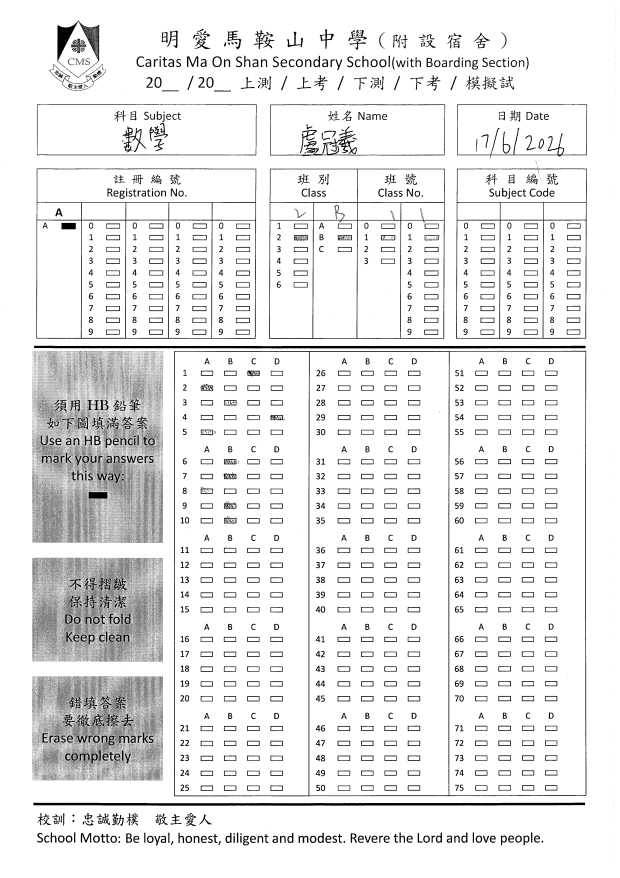
#> input picture samples/scans/2B_11.png, 2480 x 3509 px (shown at 1/4 size)
$ python scan_processing.py
#> lines starting #> are read from the running program, lines starting #| are printed output that depends on the picture; after the words box and inside, x2 and y2 are one past the last pixel; in counts of white or black regions, pixels touching at a corner belong together
#> (reads templates/CMS_mc_template.json from the repository)
#> further down, img is the input picture: shape (3509, 2480, 3); min 0, max 255, mean 233.3
### utils.py
import imutils
import cv2
import numpy as np
import json

# [58 lines left out: functions print_image, draw_contours, auto_resize, fix_coords, draw_template, not called in this run]

def get_template_bubble_centers(template):
    bubble_centers = []

    fields = template["fields"]
    for field in fields:
        bubble_config = field["bubble"]
        bubble_shape = bubble_config["shape"]
        bubble_width = bubble_config["width"]
        bubble_height = bubble_config["height"]

        entries = field["entries"]
        for entry in entries:
            bubbles = entry["bubbles"]
            if bubble_shape == "rectangle":
                for bubble in bubbles:
                    x = bubble["x"]
                    y = bubble["y"]
                    bubble_centers.append((x + bubble_width // 2, y + bubble_height // 2))

    return np.array(bubble_centers, dtype=np.float32)

### scan_processing.py
from utils import get_template_bubble_centers, print_image, draw_contours
import cv2
import numpy as np
from sklearn.neighbors import NearestNeighbors
import json

def match_and_estimate_affine(detected_pts, template_pts, max_distance=50.0):
    det = np.array(detected_pts, dtype=np.float32)
    tmp = np.array(template_pts, dtype=np.float32)

    if len(det) < 2 or len(tmp) < 2:
        return None, None

    # 1. Fit NN model on template points
    nn = NearestNeighbors(n_neighbors=1, algorithm='kd_tree').fit(tmp)

    # 2. Find closest template point for every detected point
    distances, indices = nn.kneighbors(det)

    # 3. Filter out points that are too far away (outliers)
    valid_mask = distances.flatten() < max_distance

    matched_src = det[valid_mask]
    matched_dst = tmp[indices.flatten()[valid_mask]]

    # 4. Check if we have enough points left
    if len(matched_src) < 2:
        print("Error: Not enough matching points found.")
        return None, None

    matrix, inliers = cv2.estimateAffinePartial2D(matched_dst, matched_src, method=cv2.RANSAC)

    return matrix, inliers

def scan(img, final_w=2480, final_h=3508):
#> called with final_w = 2480, final_h = 3508
    img = cv2.resize(img, (final_w, final_h))
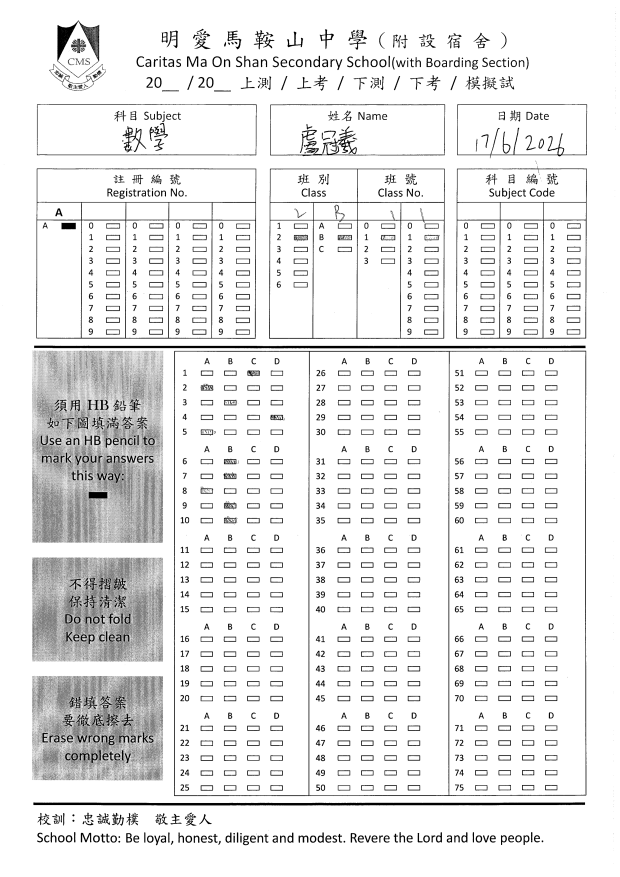
#> img: shape (3508, 2480, 3) (shown at 1/4 size); min 0, max 255, mean 233.3
    gray = cv2.cvtColor(img, cv2.COLOR_BGR2GRAY)
    blurred = cv2.GaussianBlur(gray, (5,5), 0)
    thresh = cv2.adaptiveThreshold(blurred, 255, cv2.ADAPTIVE_THRESH_GAUSSIAN_C, cv2.THRESH_BINARY_INV, 11, 2)
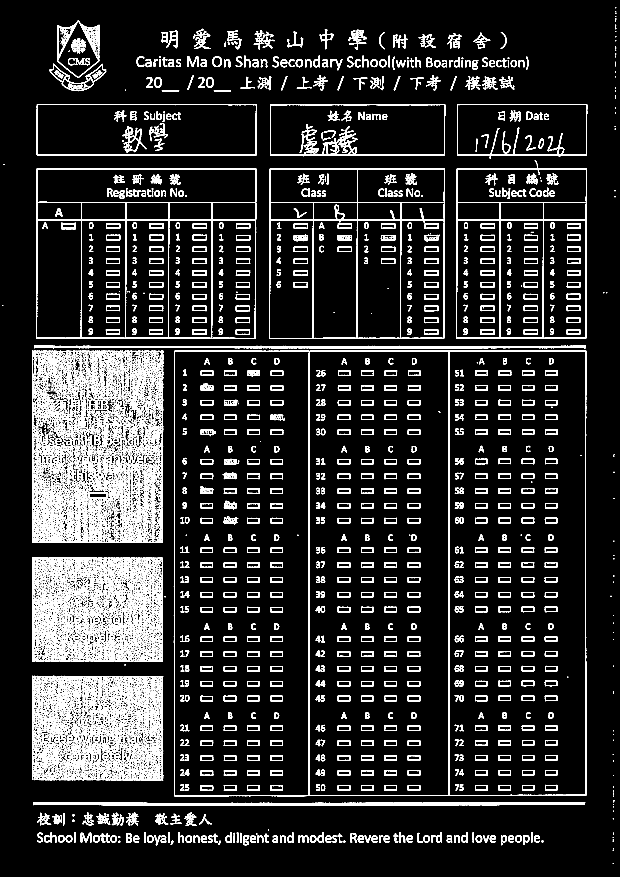
#> thresh: shape (3508, 2480) (shown at 1/4 size); 10.2% white; 7467 white regions (3995 under 20 px), largest, box (x1, y1, x2, y2) and area: (695, 1402, 2346, 3185) 37631, (145, 673, 1026, 1356) 24970, (1076, 674, 1780, 1356) 22050
    kernel = cv2.getStructuringElement(cv2.MORPH_RECT, (3, 3))
    cleaned = cv2.morphologyEx(thresh, cv2.MORPH_CLOSE, kernel)
#> cleaned: shape (3508, 2480); 11.4% white; 1679 white regions (504 under 20 px)

    contours, _ = cv2.findContours(cleaned, cv2.RETR_LIST, cv2.CHAIN_APPROX_SIMPLE)
#> contours = 8321 contours, 2163 with area under 20; largest, box (x1, y1, x2, y2) and area: (695, 1402, 2346, 3185) 2932380, (1236, 1406, 1796, 3182) 988366, (1796, 1405, 2344, 3181) 966382, (698, 1405, 1237, 3182) 950252, (145, 673, 1026, 1356) 596756

    contours_mask = np.zeros_like(gray)
    external_contours_mask = contours_mask.copy()

    filtered = []
    for cnt in contours:
        area = cv2.contourArea(cnt)
        if area < 50 or area > 1000:
            continue

        peri = cv2.arcLength(cnt, True)
        approx = cv2.approxPolyDP(cnt, 0.02*peri, True)

        # OPTIMIZATION: Compute bounding box once and cache it
        x, y, w, h = cv2.boundingRect(cnt)
        ar = w / h

        if len(approx) != 4 or ar < 0.7 or ar > 4:
            continue

        filtered.append(cnt)
#> this loop made 8321 passes
#> (area, peri, x, y, w, h, ar) on passes 4, 6, 7: (117.5, 42.38, 976, 3367, 16, 11, 1.45), (68, 41.8, 873, 3363, 10, 17, 0.588), (69, 42.63, 683, 3363, 11, 17, 0.647)
#> after the loop, filtered = 526 contours; largest, box (x1, y1, x2, y2) and area: (1993, 2545, 2044, 2567) 1000, (1631, 2368, 1681, 2390) 1000, (1993, 2902, 2044, 2923) 999, (1993, 2783, 2044, 2804) 999, (1082, 2309, 1132, 2331) 999

    cv2.drawContours(contours_mask, filtered, -1, (255,255,255), 2)
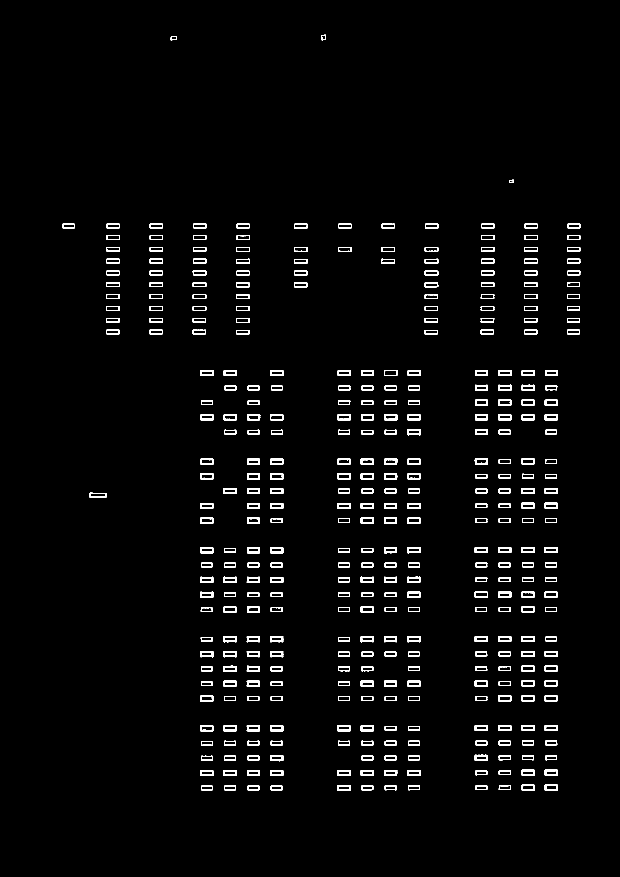
#> contours_mask: shape (3508, 2480) (shown at 1/4 size); 2.2% white; 381 white regions

    # Keeping your exact double-pass logic intact as requested
    external_contours, _ = cv2.findContours(contours_mask, cv2.RETR_EXTERNAL, cv2.CHAIN_APPROX_SIMPLE)
#> external_contours = 381 contours; largest, box (x1, y1, x2, y2) and area: (988, 2070, 1040, 2095) 1152, (1630, 2367, 1682, 2391) 1151, (894, 2663, 946, 2688) 1149, (358, 1971, 426, 1990) 1148, (1080, 2604, 1133, 2629) 1148
    cv2.drawContours(external_contours_mask, external_contours, -1, (255,255,255), 2)
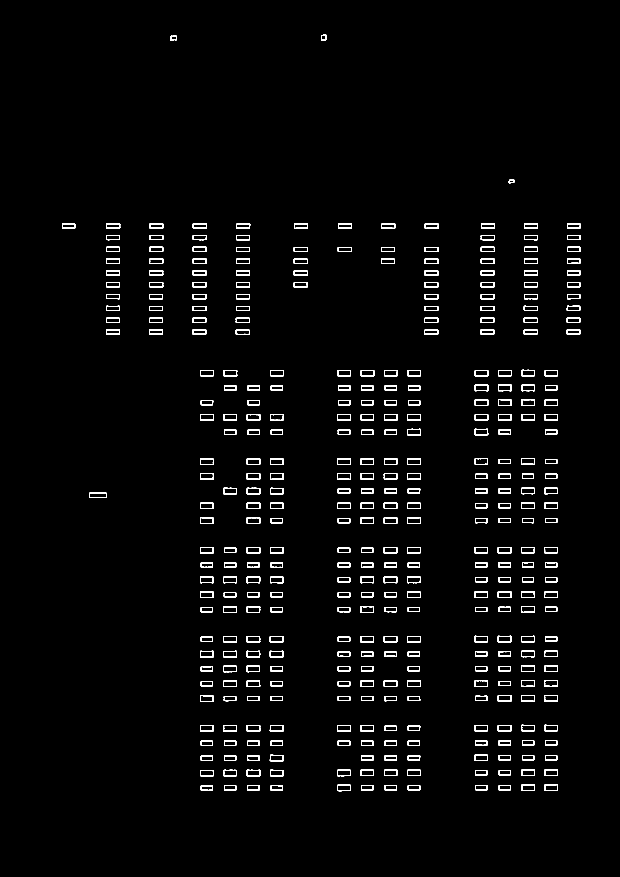
#> external_contours_mask: shape (3508, 2480) (shown at 1/4 size); 1.8% white; 381 white regions, largest, box (x1, y1, x2, y2) and area: (357, 1970, 427, 1991) 504, (800, 2069, 854, 2096) 463, (1079, 2603, 1134, 2630) 463
    # print_image(external_contours_mask)

    # OPTIMIZATION: Extract bounding boxes directly without a redundant secondary loop computation
    rectangles = []
    for cnt in external_contours:
        x, y, w, h = cv2.boundingRect(cnt)
        rectangles.append((x + w // 2, y + h // 2))
#> this loop made 381 passes
#> (x, y, w, h) on passes 1 to 3: (804, 3143, 47, 19), (1632, 3142, 48, 19), (1539, 3142, 47, 19)
#> after the loop, rectangles = 381 pairs, first value 275 to 2296, second value 150 to 3152

    return np.array(rectangles, dtype=np.float32)

def get_bubble_coordinates(img, template):
    template_pts = get_template_bubble_centers(template)
    detected_pts = scan(img)
#> detected_pts has the same summary as rectangles in scan

    if len(detected_pts) > 0:
        matrix, _ = match_and_estimate_affine(detected_pts, template_pts)
#> in match_and_estimate_affine, `det = np.array(detected_pts, dtype=np.float32)`: det has the same summary as rectangles in scan
#> in match_and_estimate_affine, `distances, indices = nn.kneighbors(det)`: distances = 381 values, max 760.8 at index 380, min 0 at index 112, mean 9.17; indices = 381 values, max 392 at index 11, min 0 at index 376, mean 197.2
#> in match_and_estimate_affine, `matched_src = det[valid_mask]`: matched_src = 376 pairs, first value 451 to 2296, second value 904 to 3152
#> in match_and_estimate_affine, `matched_dst = tmp[indices.flatten()[valid_mask]]`: matched_dst = 376 pairs, first value 451 to 2293, second value 906 to 3155
#> in match_and_estimate_affine, `matrix, inliers = cv2.estimateAffinePartial2D(matched_dst, matched_src..`: matrix = [[1, -0.000417, 1.45], [0.000417, 1, -2.75]]; inliers = 376 values, max 1 at index 0, min 0 at index 5, mean 0.753
#> matrix = [[1, -0.000417, 1.45], [0.000417, 1, -2.75]]
        if matrix is not None:
            template_pts_3d = template_pts.reshape(-1, 1, 2)
            projected_pts_2d = cv2.transform(template_pts_3d, matrix).reshape(-1, 2)
#> projected_pts_2d = 393 pairs, first value 451.8 to 2293.8, second value 903.3 to 3152.5

            return projected_pts_2d

    print("Error: Cannot get bubble coordinates.")
    return

if __name__ == "__main__":
    template_path = "./templates/CMS_mc_template.json"
    img_path = "./samples/scans/2B_11.png"

    template = json.load(open(template_path, "r", encoding="utf-8"))

    img = cv2.imread(img_path)
    print(get_bubble_coordinates(img, template))
#> (printed output is left out)
